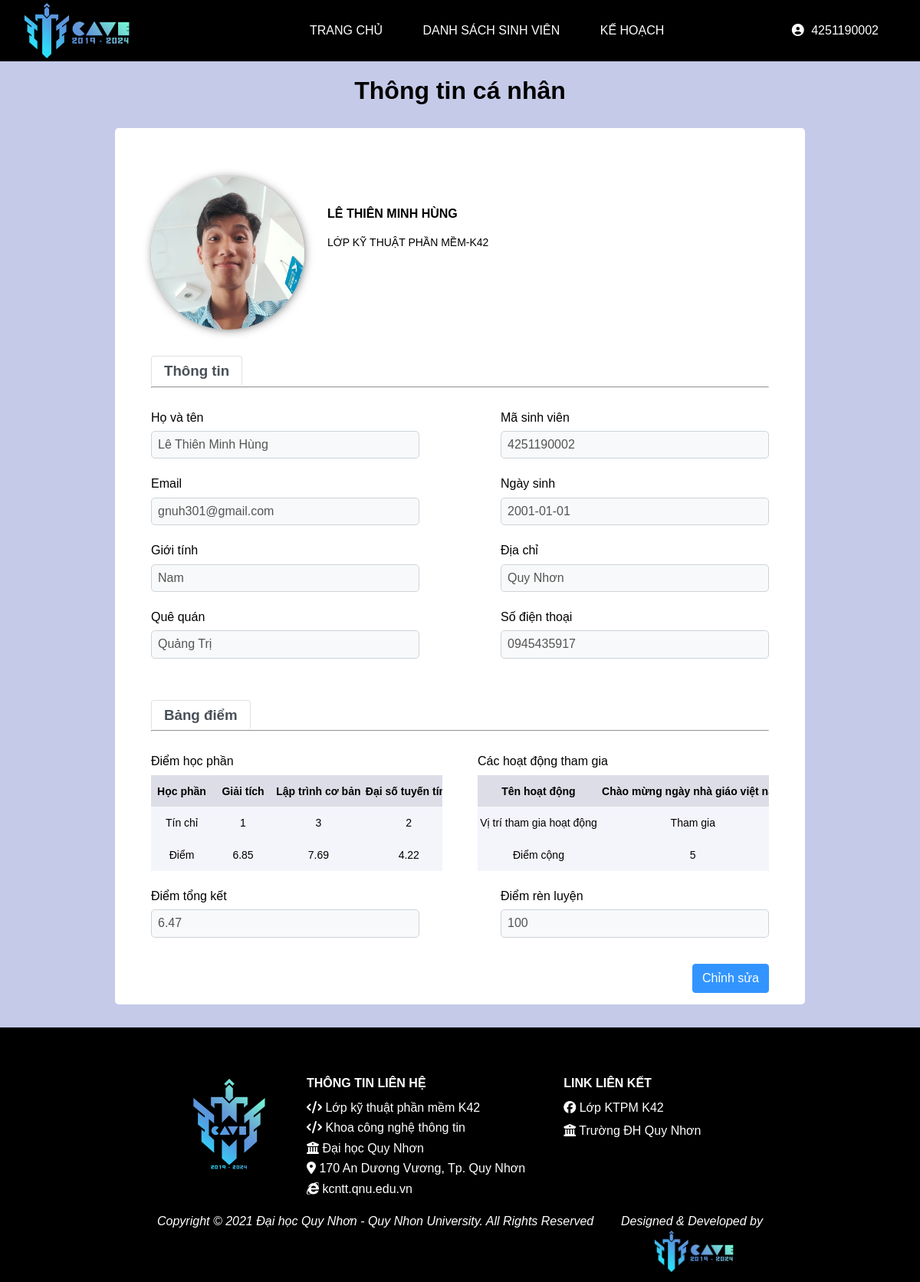
The page /infomation.php (signed in) on the database its author committed.
### tables this page shows
CREATE TABLE IF NOT EXISTS `account` (
  `id_SV` varchar(20) NOT NULL,
  `userPass` varchar(50) NOT NULL,
  `fullName` varchar(50) DEFAULT NULL,
  `birthday` date DEFAULT NULL,
  `sex` varchar(15) DEFAULT NULL,
  `countryside` varchar(100) DEFAULT NULL,
  `address` varchar(100) DEFAULT NULL,
  `phone` varchar(15) DEFAULT NULL,
  `email` varchar(50) DEFAULT NULL,
  `image` varchar(100) DEFAULT NULL,
  `note` varchar(1000) DEFAULT NULL,
  `code` int(11) DEFAULT NULL,
  PRIMARY KEY (`id_SV`),
  UNIQUE KEY `id_SV` (`id_SV`)
);

CREATE TABLE IF NOT EXISTS `subject` (
  `id_subject` int(11) NOT NULL AUTO_INCREMENT,
  `sub_name` varchar(50) DEFAULT NULL,
  `no_credit` int(11) DEFAULT NULL,
  PRIMARY KEY (`id_subject`)
);

CREATE TABLE IF NOT EXISTS `score` (
  `id_subject` int(11) NOT NULL,
  `id_SV` varchar(20) NOT NULL,
  `point` float DEFAULT NULL,
  PRIMARY KEY (`id_subject`,`id_SV`),
  KEY `FK_Score_Acc` (`id_SV`)
);

CREATE TABLE IF NOT EXISTS `detailed_plan` (
  `id_plan` int(11) NOT NULL,
  `id_SV` varchar(20) NOT NULL,
  `position` int(11) DEFAULT NULL,
  `plus_point` int(11) DEFAULT NULL,
  PRIMARY KEY (`id_plan`,`id_SV`),
  KEY `FK_Deta_Acc` (`id_SV`)
);

CREATE TABLE IF NOT EXISTS `plan` (
  `id_plan` int(11) NOT NULL AUTO_INCREMENT,
  `title` varchar(50) DEFAULT NULL,
  `time` datetime DEFAULT NULL,
  `place` varchar(100) DEFAULT NULL,
  `level` int(11) DEFAULT NULL,
  `note` varchar(1000) DEFAULT NULL,
  `file` varchar(100) DEFAULT NULL,
  `id_SV` varchar(20) NOT NULL,
  PRIMARY KEY (`id_plan`),
  KEY `FK_Plan_Acc` (`id_SV`)
);

### infomation.php (the view, shortened to what this page needs)
<!DOCTYPE html>
<html lang="en">
<head>
    <link href="https://maxcdn.bootstrapcdn.com/font-awesome/4.3.0/css/font-awesome.min.css" rel="stylesheet">
    <link rel="stylesheet" href="./CSS/style.css">
</head>
<body>
    <?php
        include("./headerlogin.php");
    ?>
    <?php
        include("./config.php");
    ?>
    <h1 style="text-align: center; margin-top:100px">Thông tin cá nhân</h1>
    <div class="modify">
        <form action="./infomation.php" method="post" enctype="multipart/form-data">
        <div class="modify-header">
            <?php
                $sql_echo = "SELECT * FROM account WHERE id_SV = $_SESSION[username]";
                $query = mysqli_query($conn, $sql_echo);
                while($row = mysqli_fetch_assoc($query)) {
            ?>
           <div class="avatar-wrapper">
                <img class="profile-pic" src="<?php echo $row['image']?>" />
            </div>
             <div class="modify-text" style ="margin-top: 30px">
                <h4 class="pd10"><?php echo $row['fullName'];?></h4>
                <p class="sub pd10">Lớp Kỹ thuật phần mềm-K42</p>
            </div>
        </div>
        <div class="modify-content">
            <div class="nav-tab">
                <h3>Thông tin</h3>
            </div>
            <hr>
                <div class="form-group">
                    <div class="form-control">
                        <label>Họ và tên</label>
                        <div class="input-group pdt8-pdb24">
                            <input class="input-text mw" name="fullName" value="<?php echo $row['fullName']?>" type="text" disabled>
                        </div>
                    </div>
                    <div class="form-control">
                        <label>Mã sinh viên</label>
                        <div class="input-group pdt8-pdb24">
                            <input class="input-text mw" name="id_SV" value="<?php echo $row['id_SV']?>" type="text" disabled>
                        </div>
                    </div>
                </div>
                <div class="form-group">
                    <div class="form-control">
                        <label>Email</label>
                        <div class="input-group pdt8-pdb24">
                            <input class="input-text mw" name="email" value="<?php echo $row['email']?>" type="email" disabled>
                        </div>
                    </div>
                    <div class="form-control">
                        <label>Ngày sinh</label>
                        <div class="input-group pdt8-pdb24">
                            <input class="input-text mw" name="birthday" value="<?php echo $row['birthday']?>" type="text" disabled>
                        </div>
                    </div>
                </div>
                <div class="form-group">
                    <div class="form-control">
                        <label>Giới tính</label>
                        <div class="input-group pdt8-pdb24">
                            <input class="input-text mw" name="sex" value="<?php echo $row['sex']?>" type="text" disabled>
                        </div>
                    </div>
                    <div class="form-control">
                        <label>Địa chỉ</label>
                        <div class="input-group pdt8-pdb24">
                            <input class="input-text mw" name="address" value="<?php echo $row['address']?>" type="text" disabled>
                        </div>
                    </div>
                </div>
                <div class="form-group">
                    <div class="form-control">
                        <label>Quê quán</label>
                        <div class="input-group pdt8-pdb24">
                            <input class="input-text mw" name="countryside" value="<?php echo $row['countryside']?>" type="text" disabled>
                        </div>
                    </div>
                    <div class="form-control">
                        <label>Số điện thoại</label>
                        <div class="input-group pdt8-pdb24">
                            <input class="input-text mw" name="phone" value="<?php echo $row['phone']?>" type="text" disabled>
                        </div>
                    </div>
                </div>
                <div class="nav-tab">
                    <h3>Bảng điểm</h3>
                </div>
                <hr>
                <div class="form-group">
                    <div class="form-control">
                        <label>Điểm học phần</label>
                        <table class="tb" style="
                            max-width: 380px;
                            display: block;
                            margin: 8px 0 24px;
                            ">
                            <tr>
                                <th>Học phần</th>
                                <?php
                                    $a = 0;
                                    $sql_point = "SELECT sub_name FROM score, subject WHERE score.id_subject = subject.id_subject AND id_SV = $_SESSION[username]";
                                    $point = mysqli_query($conn,$sql_point);
                                    while($row = mysqli_fetch_array($point)) {
                                        if($a == 1) {
                                             echo "</th>";
                                            $a = 0;
                                        }
                                ?>
                                <th><?php echo $row['sub_name'];?>
                                <?php
                                   $a++;
                                   }
                               ?>
                            </tr>
                            <tr>
                                <td>Tín chỉ</td>
                                <?php
                                 $j = 0;
                                 $sql_credit = "SELECT no_credit FROM score, subject WHERE score.id_subject = subject.id_subject AND id_SV = $_SESSION[username]";
                                 $credit = mysqli_query($conn,$sql_credit);
                                while($row = mysqli_fetch_array($credit)) {
                                        if($j == 1) {
                                             echo "</td>";
                                            $j = 0;;
                                        }
                                ?>
                                <td><?php echo $row['no_credit']?>
                                <?php
                                    $j++;
                                    }
                                ?>
                            </tr>
                            <tr>
                                <td>Điểm</td>
                                <?php
                                 $j = 0;
                                 $sql_point1 = "SELECT point FROM score, subject WHERE score.id_subject = subject.id_subject AND id_SV = $_SESSION[username]";
                                 $point1 = mysqli_query($conn,$sql_point1);
                                while($row = mysqli_fetch_array($point1)) {
                                        if($j == 1) {
                                             echo "</td>";
                                            $j = 0;;
                                        }
                                ?>
                                <td><?php echo $row['point']?>
                                <?php
                                    $j++;
                                    }
                                ?>
                        </table>
                    </div>
                    <div class="form-control">
                        <label>Các hoạt động tham gia</label>
                        <table class="tb" style="
                            max-width: 380px;
                            display:block;
                            margin: 8px 0 24px;
                            ">
                            <tr>
                                <th>Tên hoạt động</th>
                                <?php
                                    $a = 0;
                                    $sql_plan = "SELECT * FROM plan, detailed_plan WHERE plan.id_plan = detailed_plan.id_plan AND detailed_plan.id_SV = $_SESSION[username]";
                                    $plan = mysqli_query($conn,$sql_plan);
                                    while($row = mysqli_fetch_array($plan)) {
                                        if($a == 1) {
                                             echo "</th>";
                                            $a = 0;
                                        }
                                ?>
                                <th><?php echo $row['title'];?>
                                <?php
                                   $a++;
                                   }
                               ?>
                            </tr>
                            <tr>
                                <td><?php echo "Vị trí tham gia hoạt động" ?> </td>
                                <?php
                                 $j = 0;
                                 $sql_plan1 = "SELECT position FROM plan, detailed_plan WHERE plan.id_plan = detailed_plan.id_plan AND detailed_plan.id_SV = $_SESSION[username]";
                                 $plan1 = mysqli_query($conn,$sql_plan1);
                                while($row = mysqli_fetch_array($plan1)) {
                                        if($j == 1) {
                                             echo "</td>";
                                            $j = 0;;
                                        }
                                ?>
                                <td>
                                    <?php
                                        if($row['position'] == 1) {
                                            echo "Cổ vũ";
                                        }
                                        elseif($row['position'] == 2) {
                                            echo "Tham gia";
                                        }
                                        elseif($row['position'] == 3) {
                                            echo "Có giải";
                                        }
                                        elseif($row['position'] == 4) {
                                            echo "Ban tổ chức";
                                        }
                                    ?>
                                <?php
                                    $j++;
                                    }
                                ?>
                            </tr>
                            <tr>
                                <td><?php echo "Điểm cộng" ?> </td>
                                <?php
                                 $j = 0;
                                 $sql_plan2 = "SELECT plus_point FROM plan, detailed_plan WHERE plan.id_plan = detailed_plan.id_plan AND detailed_plan.id_SV = $_SESSION[username]";
                                 $plan2 = mysqli_query($conn,$sql_plan2);
                                while($row = mysqli_fetch_array($plan2)) {
                                        if($j == 1) {
                                             echo "</td>";
                                            $j = 0;;
                                        }
                                ?>
                                <td>
                                    <?php
                                        echo $row['plus_point']
                                    ?>
                                <?php
                                    $j++;
                                    }
                                ?>
                            </tr>
                        </table>
                    </div>
                </div>
                <div class="form-group">
                    <?php
                        $sum1 = 0;
                        $no_credit = 0;
                        $sql_point = "SELECT * FROM score, subject WHERE score.id_subject = subject.id_subject AND id_SV = $_SESSION[username]";
                        $point = mysqli_query($conn,$sql_point);
                        while($row = mysqli_fetch_array($point)) {
                             $sum1 += $row['point'] * $row['no_credit'];
                             $no_credit += $row['no_credit'];
                        }
                        $sum2 = 0;
                        $sql_plan2 = "SELECT * FROM plan, detailed_plan WHERE plan.id_plan = detailed_plan.id_plan AND detailed_plan.id_SV = $_SESSION[username]";
                        $plan2 = mysqli_query($conn,$sql_plan2);
                        while($row = mysqli_fetch_array($plan2)) {
                            $sum2 += $row['level'] * $row['position'] * $row['plus_point'];
                        }
                    ?>
                    <div class="form-control">
                        <label>Điểm tổng kết</label>
                        <div class="input-group pdt8-pdb24">
                            <input class="input-text mw" name="countryside" value="<?php echo number_format ($sum1/$no_credit, 2);?>" type="number" disabled>
                        </div>
                    </div>
                    <div class="form-control">
                        <label>Điểm rèn luyện</label>
                        <div class="input-group pdt8-pdb24">
                            <input class="input-text mw" name="phone" value="<?php if($sum2 > 100) { echo "100";} else { echo $sum2;};?>" type="text" disabled>
                        </div>
                    </div>
                </div>
                <div class="modify-submit">
                    <a class="modify-btn" href="./modifyInfomation.php" style="text-decoration: none;">Chỉnh sửa</a>
                </div>
            </form>
        </div>
        <?php
             }
        ?>
    <?php
        include("./footer.php")
    ?>
</body>
</html>

### rows shown on the page
account: image (picture), fullName "LÊ THIÊN MINH HÙNG", fullName "Lê Thiên Minh Hùng", id_SV "4251190002", email "gnuh301@gmail.com", birthday "2001-01-01", sex "Nam", address "Quy Nhơn", countryside "Quảng Trị", phone "0945435917", no_credit "1", no_credit "3", no_credit "2", plus_point "5", countryside "6.47"
subject: sub_name "Giải tích"
subject: sub_name "Lập trình cơ bản"
subject: sub_name "Đại số tuyến…"
score: point "6.85"
score: point "7.69"
score: point "4.22"
detailed_plan: id_plan.title "Chào mừng ngày nhà giáo việt…", position "Tham gia"

### other values the page prints
$_SESSION['username'] "4251190002"
